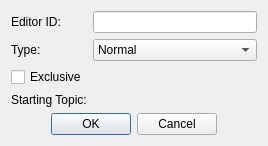
<?xml version="1.0" encoding="UTF-8"?>
<ui version="4.0">
 <class>FormDialogDialogueBranch</class>
 <widget class="QDialog" name="FormDialogDialogueBranch">
  <property name="windowTitle">
   <string>Dialogue Branch</string>
  </property>
  <layout class="QVBoxLayout" name="verticalLayout">
   <item>
    <layout class="QGridLayout" name="gridLayout">
     <item row="0" column="0">
      <widget class="QLabel" name="label">
       <property name="text">
        <string>Editor ID:</string>
       </property>
      </widget>
     </item>
     <item row="1" column="0">
      <widget class="QLabel" name="label_2">
       <property name="text">
        <string>Type:</string>
       </property>
      </widget>
     </item>
     <item row="0" column="1">
      <widget class="QLineEdit" name="editorID"/>
     </item>
     <item row="1" column="1">
      <widget class="QComboBox" name="type">
       <property name="whatsThis">
        <string>&lt;p&gt;Dialogue is divided into &lt;b&gt;topic lists&lt;/b&gt; and &lt;b&gt;choice lists&lt;/b&gt;, and a branch's type controls which list it appears in and how it interacts with other branches. A topic list is the top-level set of choices available to the player when they begin a conversation. A choice list is a set of dialogue options that are available to the player because the options' dialogue topics are linked to by the info that was just said to the player.&lt;/p&gt;
&lt;dl&gt;
   &lt;dt&gt;&lt;b&gt;Normal&lt;/b&gt;&lt;/dt&gt;
      &lt;dd&gt;&lt;p&gt;The branch's starting topic will never appear in a topic list. The only way for the player to enter this branch is to access one of its topics via a choice list.&lt;/p&gt;&lt;/dd&gt;
   &lt;dt&gt;&lt;b&gt;Top-Level&lt;/b&gt;&lt;/dt&gt;
      &lt;dd&gt;&lt;p&gt;This branch's starting topic will appear in a topic list.&lt;/p&gt;&lt;/dd&gt;
   &lt;dt&gt;&lt;b&gt;Blocking&lt;/b&gt;&lt;/dt&gt;
      &lt;dd&gt;
         &lt;p&gt;If this branch's starting topic contains at least one usable info, then in simple terms, the branch will become the only thing the NPC wants to talk about. That info will be used as the NPC's greeting when dialogue begins, and as their &quot;hello&quot; line when approached (unless the info is conditioned to only be valid in the dialogue menu, e.g. via &lt;code&gt;IsInDialogueWithPlayer&lt;/code&gt;). The topic list that the player sees will consist only of the topics that that info links to.&lt;/p&gt;
         &lt;p&gt;If the info is marked as a &quot;Force Goodbye,&quot; then the dialogue menu won't come up after the info is said. If the info isn't a Goodbye, and doesn't link to any topics, then the dialogue menu will be displayed with a single topic: the branch's starting topic (yes, even though the info is inside of that topic).&lt;/p&gt;
         &lt;p&gt;If an NPC has multiple blocking branches with usable starting topics, then the branch from the highest-priority quest will &quot;win.&quot; If more than one of those branches are from the same quest, then the &quot;winner&quot; is undefined. In general, a quest should be designed so that it won't try to apply more than one blocking branch to the same NPC at the same time.&lt;/p&gt;
      &lt;/dd&gt;
&lt;/dl&gt;</string>
       </property>
       <item>
        <property name="text">
         <string>Normal</string>
        </property>
       </item>
       <item>
        <property name="text">
         <string>Top-Level</string>
        </property>
       </item>
       <item>
        <property name="text">
         <string>Blocking</string>
        </property>
       </item>
      </widget>
     </item>
     <item row="3" column="1">
      <widget class="DKFormPicker" name="startingTopic">
       <property name="whatsThis">
        <string>The starting topic is the &quot;entry point&quot; for dialogue in this branch. For top-level branches, the starting topic's prompt is what appears in the topic list shown to the player. For blocking branches, the starting topic's infos are used by the NPC as a greeting. All branches must contain a starting topic, and the starting topic can be any topic in the branch.</string>
       </property>
       <property name="allowNone">
        <bool>false</bool>
       </property>
      </widget>
     </item>
     <item row="3" column="0">
      <widget class="QLabel" name="label_3">
       <property name="text">
        <string>Starting Topic:</string>
       </property>
      </widget>
     </item>
     <item row="2" column="0" colspan="2">
      <widget class="QCheckBox" name="flagExclusive">
       <property name="whatsThis">
        <string>&lt;p&gt;If a dialogue branch is exclusive, then it will &quot;take over&quot; the topic list once the player &quot;enters&quot; the branch, becoming the only thing that the NPC is willing to talk about until the player &quot;leaves&quot; the branch.&lt;/p&gt;
&lt;p&gt;The player &quot;enters' an exclusive branch if the NPC says any info from any of the branch's topics. Once the NPC is marked as being &quot;in&quot; the exclusive branch, they will act as if the branch is a valid blocking branch (see the help text for the &quot;Type&quot; option) until they say an info from a different branch (i.e. because an info in the exclusive branch links to a topic outside of the branch). If the player enters an exclusive branch, exits dialogue with the NPC, and then speaks to them again, the NPC's greeting will be the active exclusive branch's starting topic.&lt;/p&gt;
&lt;p&gt;Note that if the exclusive branch doesn't contain any usable dialogue (e.g. because conditions aren't met for any of the infos in the branch's starting topic), it can become impossible to engage the NPC in conversation ever again.&lt;/p&gt;</string>
       </property>
       <property name="text">
        <string>Exclusive</string>
       </property>
      </widget>
     </item>
    </layout>
   </item>
   <item>
    <layout class="QHBoxLayout" name="buttonsLayout">
     <item>
      <spacer name="horizontalSpacer">
       <property name="orientation">
        <enum>Qt::Horizontal</enum>
       </property>
       <property name="sizeHint" stdset="0">
        <size>
         <width>40</width>
         <height>20</height>
        </size>
       </property>
      </spacer>
     </item>
     <item>
      <widget class="QPushButton" name="buttonOK">
       <property name="text">
        <string>OK</string>
       </property>
      </widget>
     </item>
     <item>
      <widget class="QPushButton" name="buttonCancel">
       <property name="text">
        <string>Cancel</string>
       </property>
      </widget>
     </item>
     <item>
      <spacer name="horizontalSpacer_2">
       <property name="orientation">
        <enum>Qt::Horizontal</enum>
       </property>
       <property name="sizeHint" stdset="0">
        <size>
         <width>40</width>
         <height>20</height>
        </size>
       </property>
      </spacer>
     </item>
    </layout>
   </item>
  </layout>
 </widget>
 <customwidgets>
  <customwidget>
   <class>DKFormPicker</class>
   <extends>QWidget</extends>
   <header>widgets/DKFormPicker.h</header>
  </customwidget>
 </customwidgets>
 <resources/>
 <connections/>
</ui>
